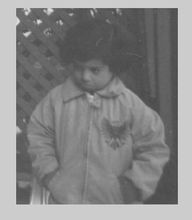
%> input picture photo/pout.jpg, 192 x 220 px
$ octave zhifangtujuhenghua.m   (GNU Octave 9; MATLAB toolbox functions it lacks are replaced by stand-ins)
%> lines starting %> are read from the running program, lines starting %| are printed output that depends on the picture
%直方图均衡化&直方图规定化
%histeq(I).........规定化histeq(I,hgram)
%在每一灰度级有近似相同的像素点数
%所得结果在视觉上几乎一样
%高对比度需要灰度分布较为均匀（必须有，不能为0）
I=imread('pout.jpg');
%> I is the input picture: size 220x192x3 uint8; min 70, max 231, mean 133.6
I = rgb2gray(I);
%> I: size 220x192 uint8
I=im2double(I);
%> I: size 220x192 double
%对比度变大的图像
I1=2*I-55/255;
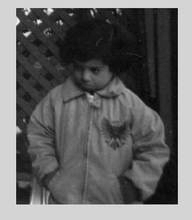
%> I1: size 220x192 double; min 0.333, max 1.6, mean 0.832; drawn with min black and max white
subplot(4,4,1);imshow(I1);
%> after `imshow(I1)`:
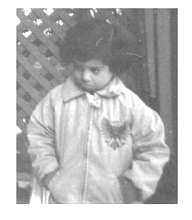
%> displayed picture: size 220x192, on the screen's scale of 0 to 255; min 85, max 255, mean 187.5
subplot(4,4,2);imhist(I1);
subplot(4,4,3);imshow(histeq(I1));%直方图均衡
subplot(4,4,4);imhist(histeq(I1));
%对比度变小的图像
I2=0.8*I-55/255;
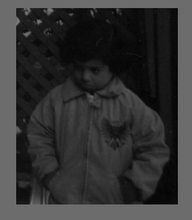
%> I2: size 220x192 double; min 0.00392, max 0.509, mean 0.203
subplot(4,4,5);imshow(I2);
subplot(4,4,6);imhist(I2);
subplot(4,4,7);imshow(histeq(I2));%直方图均衡
subplot(4,4,8);imhist(histeq(I2));
%线性增加亮度的图像
I3=I+55/255;
subplot(4,4,9);imshow(I3);
%> after `imshow(I3)`:
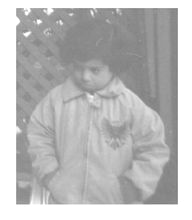
%> displayed picture: size 220x192, on the screen's scale of 0 to 255; min 125, max 255, mean 187.5
subplot(4,4,10);imhist(I3);
subplot(4,4,11);imshow(histeq(I3));%直方图均衡
%> after `imshow(histeq(I3))`:
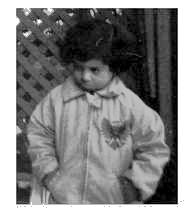
%> displayed picture: size 220x192, on the screen's scale of 0 to 255; min 0, max 255, mean 134.2
subplot(4,4,12);imhist(histeq(I3));
%线性减小亮度的图像
I4=I-55/255;
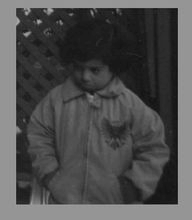
%> I4: size 220x192 double; min 0.0588, max 0.69, mean 0.308
subplot(4,4,13);imshow(I4);
subplot(4,4,14);imhist(I4);
subplot(4,4,15);imshow(histeq(I4));%直方图均衡
subplot(4,4,16);imhist(histeq(I4));
%> after `imhist(histeq(I4))`:
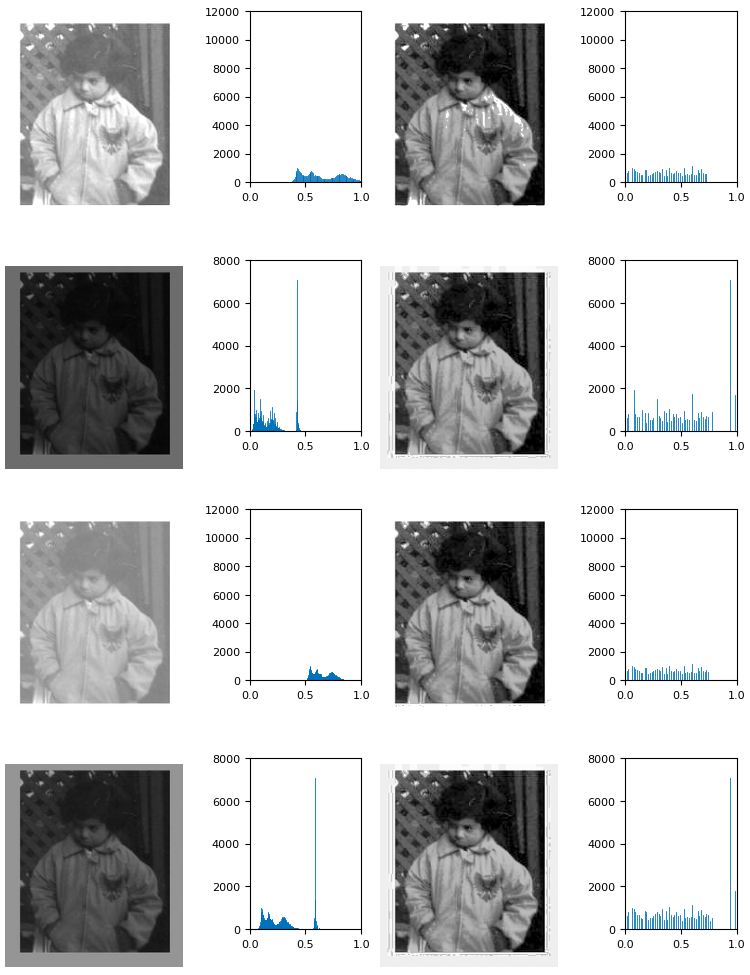
%> figure redrawn from the program's plot data, 16 panels
